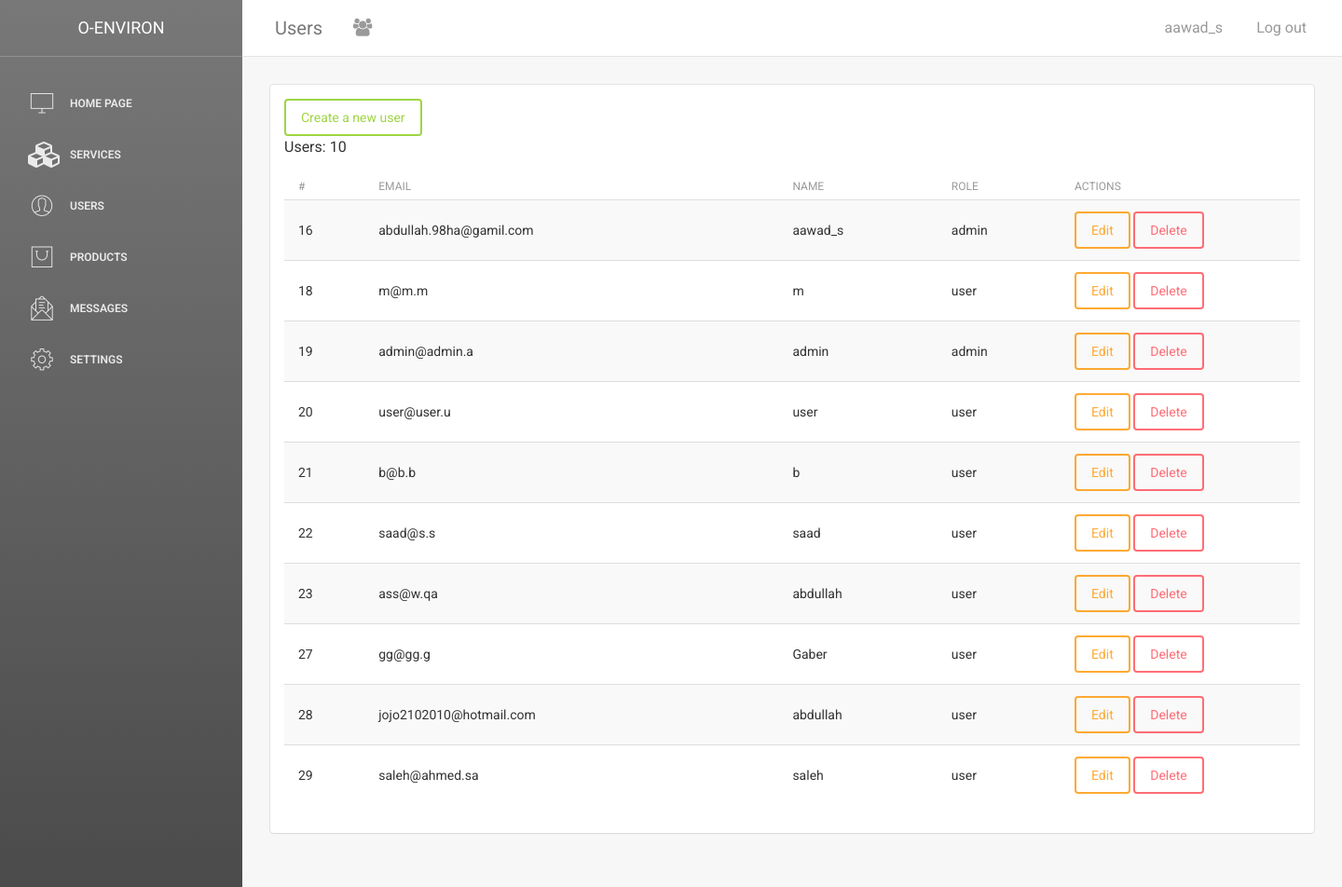
The page /admin/users/index.php (signed in) on the database its author committed.
### tables this page shows
CREATE TABLE `users` (
  `id` int(11) UNSIGNED NOT NULL,
  `email` varchar(255) NOT NULL,
  `name` varchar(255) DEFAULT NULL,
  `password` varchar(255) NOT NULL,
  `role` enum('admin','user') NOT NULL DEFAULT 'user',
  `create_at` datetime NOT NULL DEFAULT current_timestamp()
);

### admin/users/index.php (the view, shortened to what this page needs)
<?php
include __DIR__.'/../template/header.php';
$users = $mysqli->query("SELECT * from users order by id")->fetch_all(MYSQLI_ASSOC);
?>
<div class="card">
     <div class="content">
          <a href="create.php" class="btn btn-success"> Create a new user </a> <br />
          <p>Users: <?php echo count($users) ?> </p>
          <div class="table-responsive">
               <table class="table table-striped">
                    <thead>
                         <tr>
                              <th width="0">#</th>
                              <th>Email</th>
                              <th>Name</th>
                              <th>Role</th>
                              <th width="250">Actions</th>
                         </tr>
                    </thead>
                    <tbody>
                         <?php foreach($users as $user): ?>
                         <tr>
                              <td><?php echo $user['id'] ?></td>
                              <td><?php echo $user['email'] ?></td>
                              <td><?php echo $user['name'] ?></td>
                              <td><?php echo $user['role'] ?></td>
                              <td>
                                   <a href="edit.php?id=<?php echo $user['id']?>" class="btn btn-warning">Edit</a>
                              <form action="" method="post" style="display: inline;">
                                   <button onclick="return confirm('are you sure?')" class="btn btn-danger" type="submit">Delete</button>
                              </form>
                              </td>
                         </tr>
                         <?php endforeach; ?>
                    </tbody>
               </table>
          </div>
     </div>
</div>
<?php
include __DIR__.'/../template/footer.php';
?>

### rows shown on the page
users: id "16", email "abdullah.98ha@gamil.com", name "aawad_s", role "admin"
users: id "18", email "m@m.m", name "m", role "user"
users: id "19", email "admin@admin.a", name "admin", role "admin"
users: id "20", email "user@user.u", name "user", role "user"
users: id "21", email "b@b.b", name "b", role "user"
users: id "22", email "saad@s.s", name "saad", role "user"
users: id "23", email "ass@w.qa", name "abdullah", role "user"
users: id "27", email "gg@gg.g", name "Gaber", role "user"
users: id "28", email "jojo2102010@hotmail.com", name "abdullah", role "user"
users: id "29", email "saleh@ahmed.sa", name "saleh", role "user"

### other values the page prints
$title "Users"
$_SESSION['user_name'] "aawad_s"
count($users) "10"
